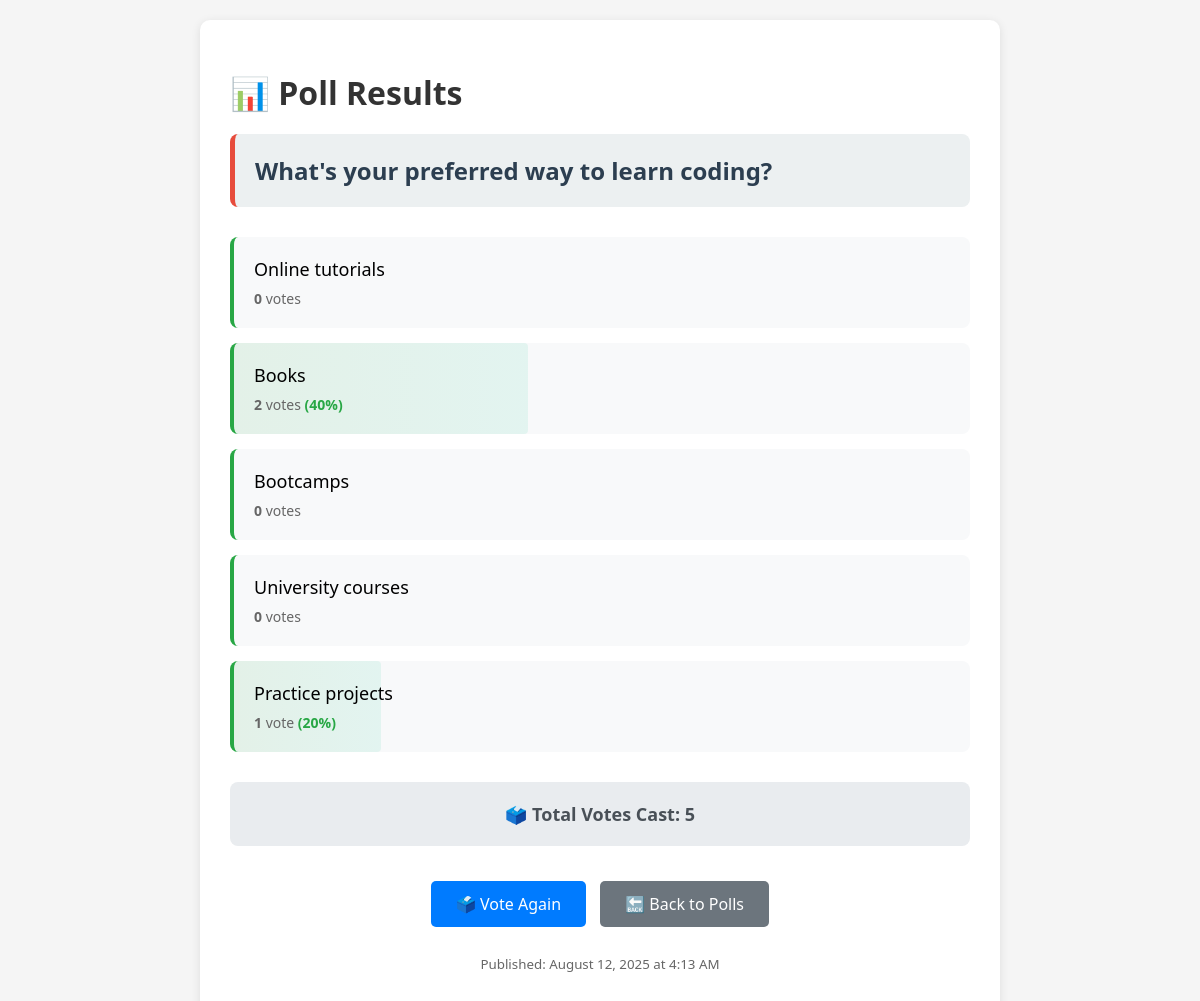
The app's page /polls/2/results/ with its own data.
### polls/models.py (models this page shows, shortened)
class Question(models.Model):
    question_text = models.CharField(max_length=200)
    pub_date = models.DateTimeField("date published")

class Choice(models.Model):
    question = models.ForeignKey(Question, on_delete=models.CASCADE, related_name="choices")
    choice_text = models.CharField(max_length=200)
    votes = models.IntegerField(default=0)

### polls/views.py (the view)
# urls.py: path("<int:question_id>/results/", views.results, name="results"),
def results(request, question_id):
    question = get_object_or_404(Question, pk=question_id)
    total_votes = sum(choice.votes for choice in question.choices.all())
    context = {
        "question": question,
        "total_votes": total_votes,
    }
    return render(request, "polls/results.html", context)

### polls/templates/polls/results.html (shortened to what this page needs)
<!DOCTYPE html>
<html lang="en">
  <head>
  </head>
  <body>
    <div class="container">
      <h1>📊 Poll Results</h1>
      <div class="question-text">{{ question.question_text }}</div>
      {% with total_votes=question.choices.all|length %}
      {% if question.choices.all %}
      <ul class="results-list">
        {% for choice in question.choices.all %}
        <li class="result-item">
          <div
            class="vote-bar"
            style="width: {% if total_votes > 0 %}{% widthratio choice.votes total_votes 100 %}{% else %}0{% endif %}%;"
          ></div>
          <div class="choice-text">{{ choice.choice_text }}</div>
          <div class="vote-count">
            <strong>{{ choice.votes }}</strong> vote{{ choice.votes|pluralize }}
            {% if choice.votes > 0 %}
            <span class="percentage">
              ({% widthratio choice.votes total_votes 100 %}%)
            </span>
            {% endif %}
          </div>
        </li>
        {% endfor %}
      </ul>
      {% endif %}
      <div class="total-votes">
        🗳️ Total Votes Cast: {{ question.choices.all|length }}
      </div>
      {% endwith %}
      <div class="navigation">
        <a href="{% url 'polls:detail' question.id %}" class="btn btn-primary"
          >🗳️ Vote Again</a
        >
        <a href="{% url 'polls:index' %}" class="btn btn-secondary"
          >🔙 Back to Polls</a
        >
      </div>
      <div style="text-align: center; margin-top: 20px">
        <p style="color: #666">
          <small
            >Published: {{ question.pub_date|date:"F d, Y \a\t g:i A" }}</small
          >
        </p>
      </div>
    </div>
  </body>
</html>

### polls/templates/polls/results.html (style rules this page uses)
body { font-family: "Segoe UI", Tahoma, Geneva, Verdana, sans-serif; max-width: 800px; margin: 0 auto; padding: 20px; background-color: #f5f5f5; }
.container { background: white; padding: 30px; border-radius: 10px; box-shadow: 0 2px 10px rgba(0, 0, 0, 0.1); }
h1 { color: #333; margin-bottom: 20px; }
.question-text { font-size: 24px; font-weight: 600; color: #2c3e50; margin-bottom: 30px; padding: 20px; background: #ecf0f1; border-radius: 8px; border-left: 5px solid #e74c3c; }
.results-list { list-style: none; padding: 0; margin: 20px 0; }
.result-item { margin: 15px 0; padding: 20px; background: #f8f9fa; border-radius: 8px; border-left: 4px solid #28a745; position: relative; overflow: hidden; }
.choice-text { font-size: 18px; font-weight: 500; margin-bottom: 8px; position: relative; z-index: 2; }
.vote-count { color: #666; font-size: 14px; position: relative; z-index: 2; }
.vote-bar { position: absolute; top: 0; left: 0; height: 100%; background: linear-gradient(90deg, #28a745, #20c997); opacity: 0.1; transition: width 0.5s ease; border-radius: 4px; }
.total-votes { text-align: center; margin: 30px 0; padding: 20px; background: #e9ecef; border-radius: 8px; font-size: 18px; font-weight: 600; color: #495057; }
.btn { display: inline-block; padding: 12px 25px; margin: 5px; text-decoration: none; border-radius: 5px; font-size: 16px; transition: all 0.3s; }
.btn-primary { background-color: #007bff; color: white; }
.btn-secondary { background-color: #6c757d; color: white; }
.navigation { text-align: center; margin-top: 30px; }
.percentage { font-weight: bold; color: #28a745; }

### records on screen
Question: question_text "What's your preferred way to learn coding?", choices.all|length "5", pub_date "August 12, 2025 at 4:13 AM"
Choice: choice_text "Online tutorials", votes "0"
Choice: choice_text "Books", votes "2", votes "40"
Choice: choice_text "Bootcamps", votes "0"
Choice: choice_text "University courses", votes "0"
Choice: choice_text "Practice projects", votes "1", votes "20"
